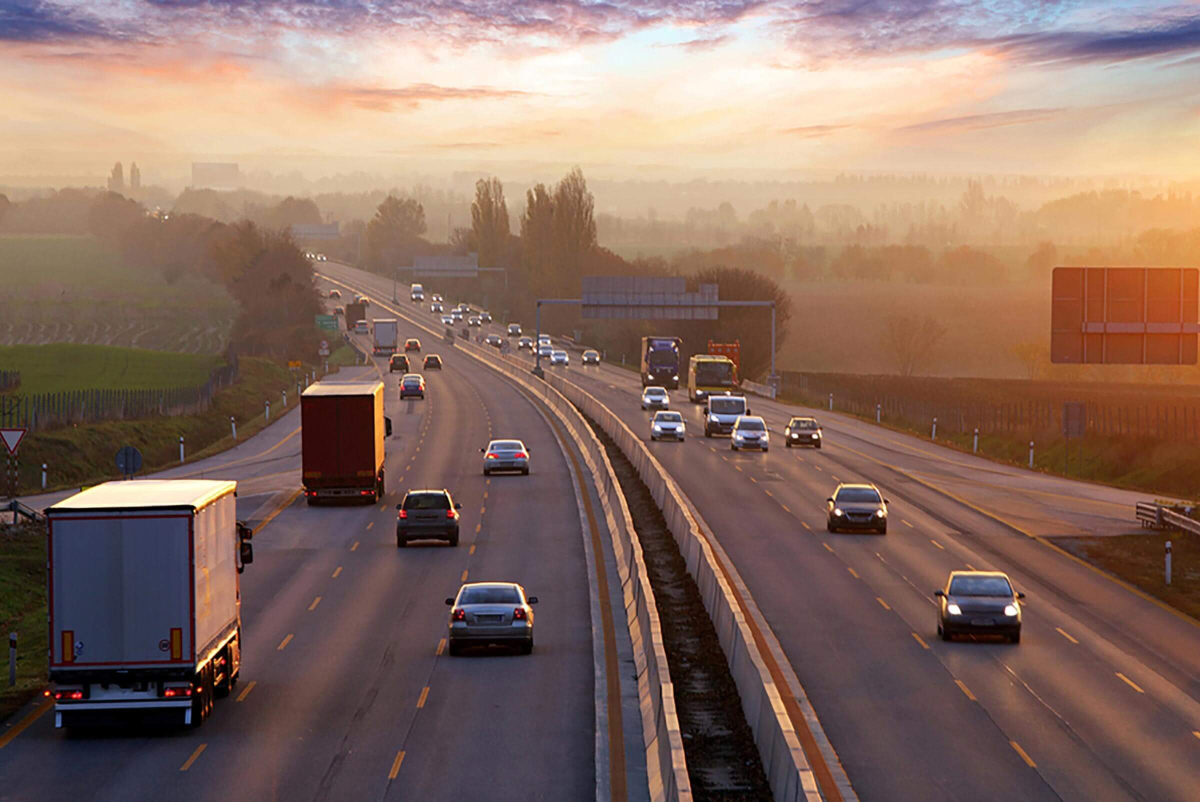
#> input picture input_image/road.jpg, 2400 x 1603 px (shown at 1/2 size)
$ python 1.introOpenCV.py
#> lines starting #> are read from the running program, lines starting #| are printed output that depends on the picture; after the words box and inside, x2 and y2 are one past the last pixel; in counts of white or black regions, pixels touching at a corner belong together
# Reading an image
import cv2

image_path='./input_image/road.jpg'
image=cv2.imread(image_path)
#> image is the input picture: shape (1603, 2400, 3); mean B, G, R 98.4, 109.4, 136.3
h,w=image.shape[:2]#give first=height,second=width
#> h = 1603; w = 2400
print(image)
#> (printed output is left out)
print("\nImage width={} and height={}".format(w,h))
#| Image width=2400 and height=1603
cv2.namedWindow("image_window",cv2.WINDOW_NORMAL)
cv2.resizeWindow("image_window",500,500)
cv2.imshow('image_window',image)
cv2.waitKey(0)
cv2.destroyAllWindows()

'''
window_name='image_window'
cv2.imshow(window_name, image)
cv2.waitKey(0)
cv2.destroyAllWindows()# closing all open windows
'''

#Extracting the RGB values of a pixel
(B,G,R)=image[200,150]
#> B = 165; G = 197; R = 233
print("R = {},G = {},B = {}".format(R,G,B))
#| R = 233,G = 197,B = 165
print("Green Channel = {}".format(G))
#| Green Channel = 197
print("Red = {}".format(image[200,150,2]))
#| Red = 233
B = image[100, 100, 0]
print("Blue channel={}".format(B))
#| Blue channel=165


#Extracting the region of Interest(ROI)
roi=image[100 : 500, 200 : 700] #slicing the pixel of the image
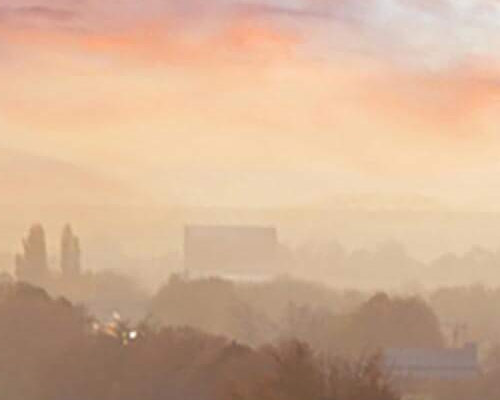
#> roi: shape (400, 500, 3); mean B, G, R 148.2, 176.2, 210.7
window_name = 'image_roi'
cv2.namedWindow("roi_window",cv2.WINDOW_NORMAL)
cv2.resizeWindow("roi_window",500,500)
cv2.imshow('roi_window', roi)
cv2.waitKey(0)
cv2.destroyAllWindows()


#Resizing the Image
resize_image=cv2.resize(image,(1500,1500))# cv2.resize(image,(w,h))
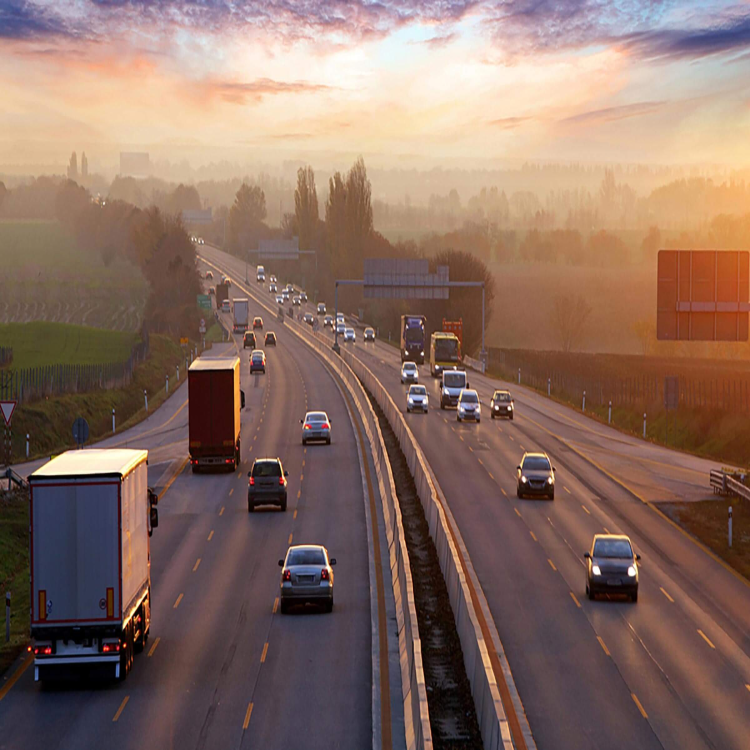
#> resize_image: shape (1500, 1500, 3) (shown at 1/2 size); mean B, G, R 98.3, 109.3, 136.2
hr,wr=resize_image.shape[:2]
#> hr = 1500; wr = 1500
print("Resize_image_Width={}, Resize_image_height={}".format(wr,hr))
#| Resize_image_Width=1500, Resize_image_height=1500
cv2.namedWindow('resize_image_window',cv2.WINDOW_NORMAL)
cv2.resizeWindow('resize_image_window',500,500)
cv2.imshow('resize_image_window',resize_image)
cv2.waitKey(0)
cv2.destroyAllWindows()# closing all open windows


#same image aspect ratio
ratio=800/w
#> ratio = 0.333
dim=(800,int(h * ratio))
#> dim = (800, 534)
new_ratio_image=cv2.resize(image,dim)
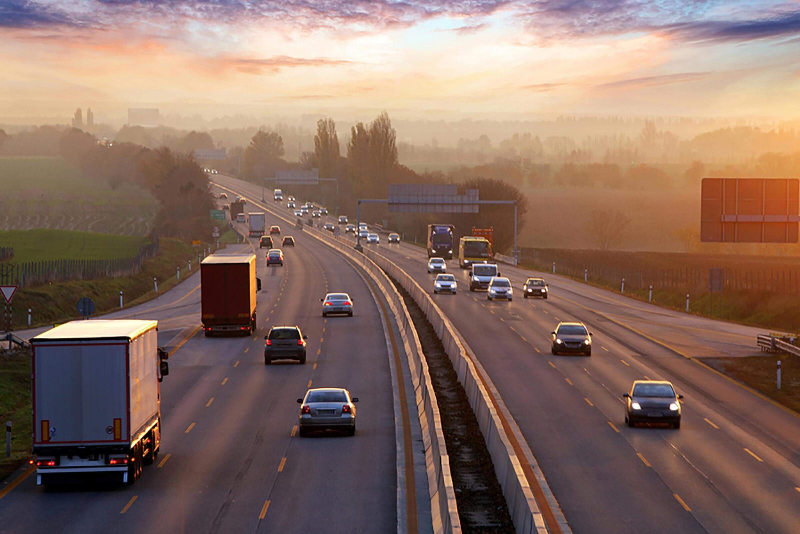
#> new_ratio_image: shape (534, 800, 3); mean B, G, R 98.3, 109.3, 136.2
nh,nw=new_ratio_image.shape[:2]
#> nh = 534; nw = 800
print("new_raito_image_Width={} and new_ratio_image_Height={}".format(nw,nh))
#| new_raito_image_Width=800 and new_ratio_image_Height=534
cv2.namedWindow('new_ratio_image_window',cv2.WINDOW_NORMAL)
cv2.resizeWindow('new_ratio_image_window',500,500)
cv2.imshow('new_ratio_image_window', new_ratio_image)
cv2.waitKey(0)
cv2.destroyAllWindows()


#Rotating the Image
center=(w//2,h//2)#calculating the center of image
#> center = (1200, 801)
matrix=cv2.getRotationMatrix2D(center,-45,1) #generating a rotation matrix
rotated_image=cv2.warpAffine(image,matrix,(w,h))# wrap image with rotation matrix
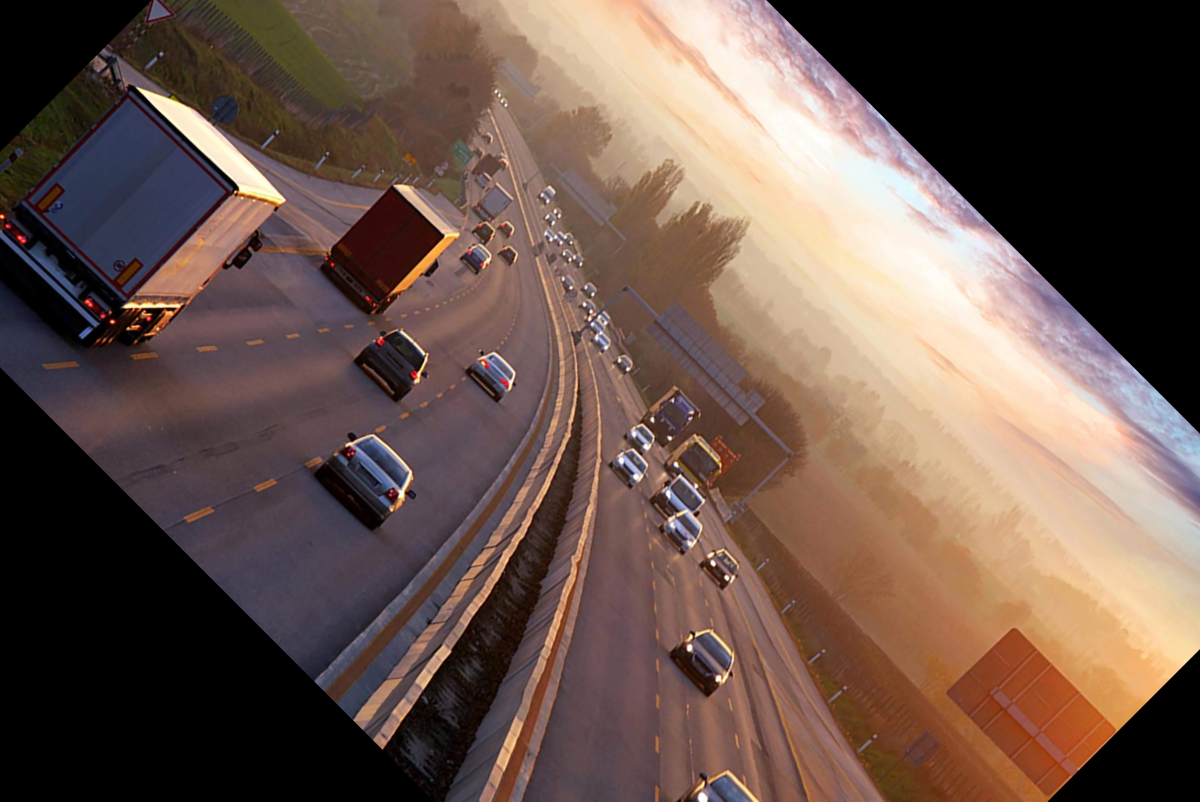
#> rotated_image: shape (1603, 2400, 3) (shown at 1/2 size); mean B, G, R 75.8, 84.7, 105.7
cv2.namedWindow("rotated_image_window",cv2.WINDOW_NORMAL)
cv2.resizeWindow("rotated_image_window",500,500)
cv2.imshow("rotated_image_window", rotated_image)
cv2.waitKey(0)
cv2.destroyAllWindows()# closing all open windows


# drawing a Rectangle
rectangle=image.copy()
rectangle=cv2.rectangle(rectangle,(800,750),(1500,1200),(0,0,255),5)
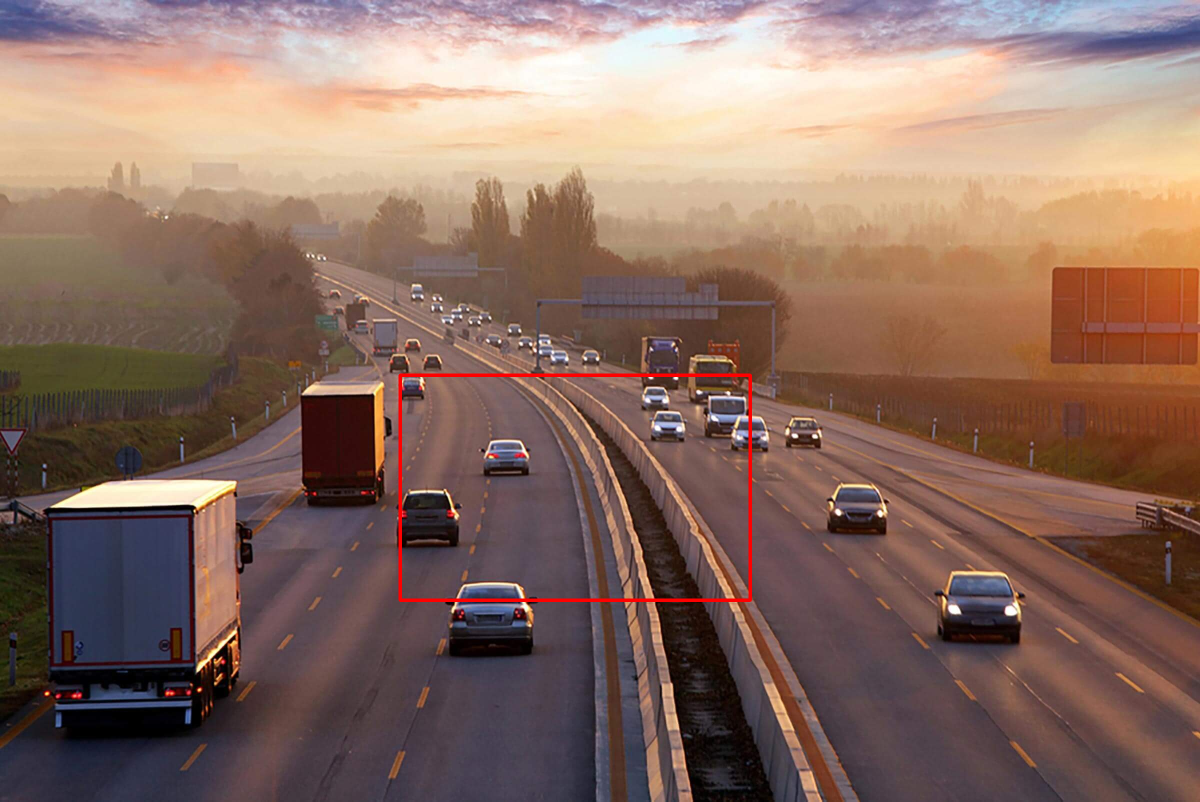
#> rectangle: shape (1603, 2400, 3) (shown at 1/2 size); 0.42% of pixels changed, all inside (x1, y1, x2, y2) = (797, 747, 1504, 1204)
cv2.namedWindow("drawing_rectangle_window",cv2.WINDOW_NORMAL)
cv2.resizeWindow("drawing_rectangle_window",500,500)
cv2.imshow("drawing_rectangle_window",rectangle)
cv2.waitKey(0)
cv2.destroyAllWindows()

# displaying text
text=image.copy()
cv2.namedWindow("displaying_text_window",cv2.WINDOW_NORMAL)
cv2.resizeWindow("displaying_text_window", 500,500)
text=cv2.putText(text,'Intro OpenCV',(400,750),cv2.FONT_HERSHEY_SIMPLEX,5,(255,0,0),10)
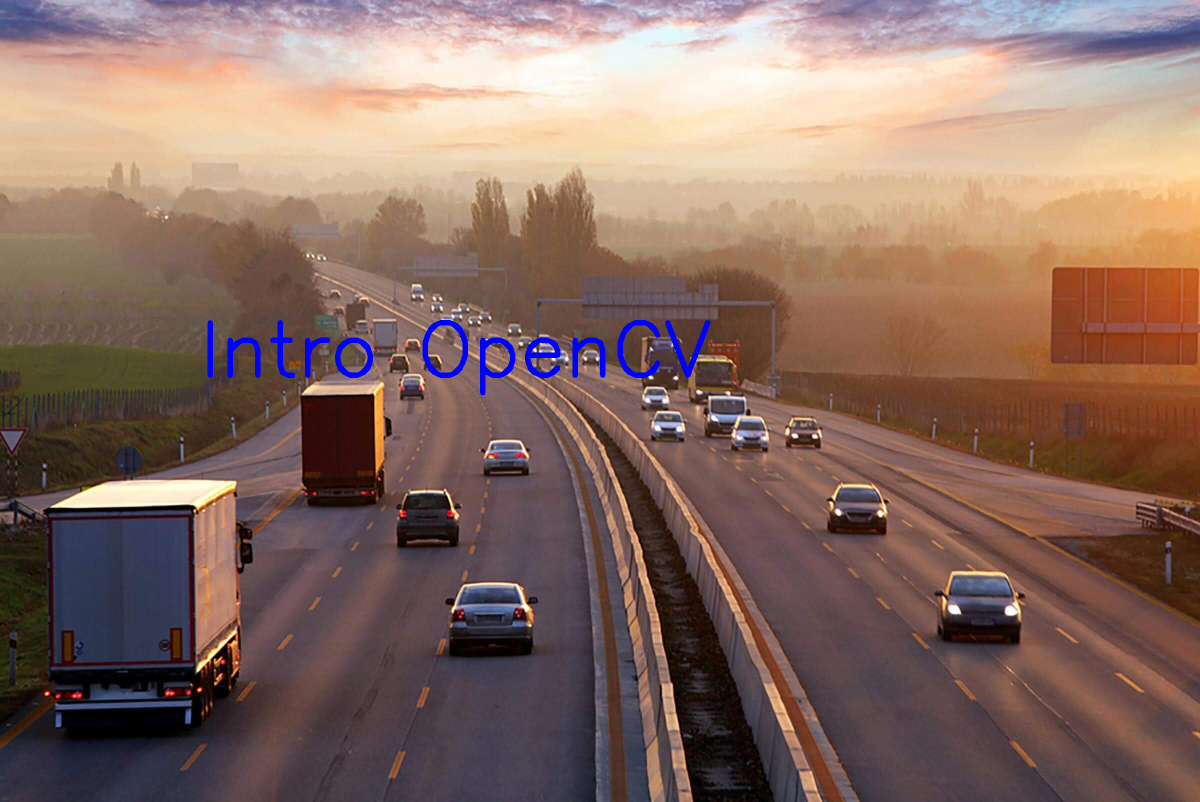
#> text: shape (1603, 2400, 3) (shown at 1/2 size); 0.66% of pixels changed, all inside (x1, y1, x2, y2) = (415, 640, 1421, 791)
cv2.imshow("displaying_text_window",text)
cv2.waitKey(0)
cv2.destroyAllWindows()
print("END")

$ run again, with input_image/add2.jpg copied over input_image/road.jpg
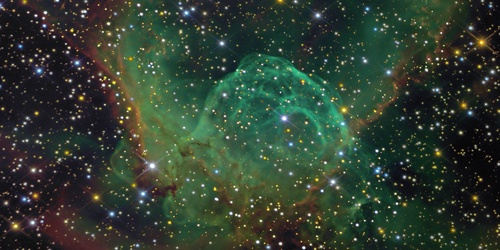
#> input picture input_image/add2.jpg, 500 x 250 px
#> image is the input picture: shape (250, 500, 3); mean B, G, R 49.4, 62.5, 48.9
#> (printed output is left out)
#| Image width=500 and height=250
#> `(B,G,R)=image[200,150]`: B = 61; G = 52; R = 43
#| R = 43,G = 52,B = 61
#| Green Channel = 52
#| Red = 43
#> `B = image[100, 100, 0]`: B = 26
#| Blue channel=26
#> `resize_image=cv2.resize(image,(1500,1500))# cv2.resize(image,(w,h))`:
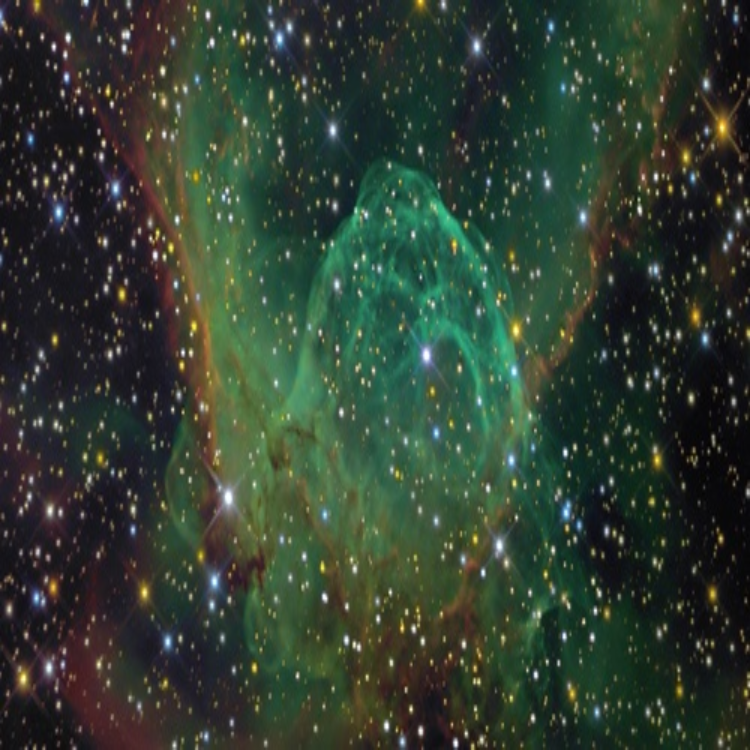
#> resize_image: shape (1500, 1500, 3) (shown at 1/2 size); mean B, G, R 49.3, 62.4, 48.8
#| Resize_image_Width=1500, Resize_image_height=1500
#| new_raito_image_Width=800 and new_ratio_image_Height=400
#> `rotated_image=cv2.warpAffine(image,matrix,(w,h))# wrap image with rota..`:
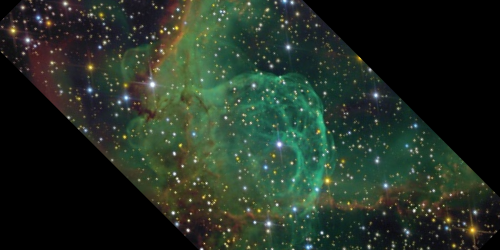
#> rotated_image: shape (250, 500, 3); mean B, G, R 37.1, 48.4, 36.1
